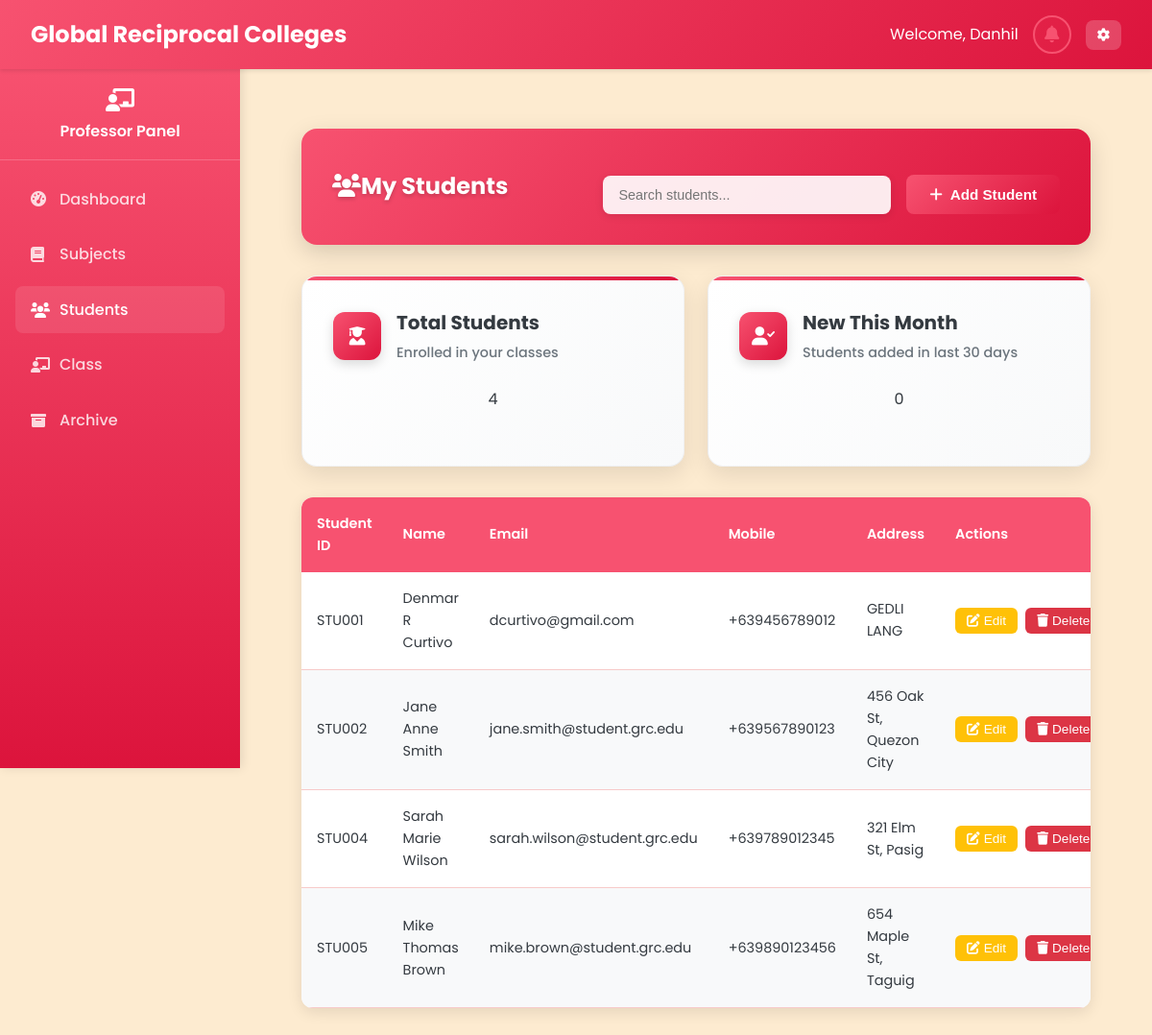
Page /Professor/manage_students.php (signed in) on the committed database.
### tables this page shows
CREATE TABLE `students` (
  `student_id` varchar(20) NOT NULL,
  `first_name` varchar(50) NOT NULL,
  `last_name` varchar(50) NOT NULL,
  `middle_name` varchar(50) DEFAULT NULL,
  `email` varchar(100) NOT NULL,
  `password` varchar(255) NOT NULL,
  `mobile` varchar(15) NOT NULL,
  `address` text NOT NULL,
  `created_at` datetime NOT NULL,
  `updated_at` datetime NOT NULL,
  `section` varchar(10) DEFAULT NULL
);

### Professor/manage_students.php (the view, shortened to what this page needs)
<?php
require_once '../php/db.php';
$professor_id = $_SESSION['user_id'];
$query = "SELECT DISTINCT s.*
          FROM students s
          JOIN student_classes sc ON s.student_id = sc.student_id
          JOIN classes c ON sc.class_id = c.class_id
          WHERE c.professor_id = ?";
$stmt = $pdo->prepare($query);
$stmt->execute([$professor_id]);
$students = $stmt->fetchAll();
?>
<!DOCTYPE html>
<html lang="en">
<head>
    <link rel="stylesheet" href="../css/styles_fixed.css" />
    <link rel="stylesheet" href="https://cdnjs.cloudflare.com/ajax/libs/font-awesome/6.0.0/css/all.min.css" />
</head>
<body>
    <?php include '../includes/navbar_professor.php'; ?>
    <?php include '../includes/sidebar_professor.php'; ?>
    <main class="main-content">
        <div class="dashboard-container">
        <div class="table-header-enhanced">
            <h2 class="table-title-enhanced"><i class="fas fa-users"></i>My Students</h2>
            <div class="table-actions-enhanced">
                <input type="search" id="searchInput" class="search-input-enhanced" placeholder="Search students..." aria-label="Search students" onkeyup="filterStudents()">
                <button class="stat-primary-btn" type="button" onclick="openModal('addStudentModal')" aria-haspopup="dialog">
                    <i class="fas fa-plus"></i> Add Student
                </button>
            </div>
        </div>
        <div class="stats-grid">
            <div class="stat-card-enhanced fade-in">
                <div class="stat-header-enhanced">
                    <div class="stat-icon-enhanced"><i class="fas fa-user-graduate"></i></div>
                    <div class="stat-info-enhanced">
                        <h3 class="stat-title-enhanced">Total Students</h3>
                        <p class="stat-subtitle-enhanced">Enrolled in your classes</p>
                    </div>
                </div>
                <div class="stat-main-metric"><?php echo count($students); ?></div>
            </div>
            <div class="stat-card-enhanced fade-in">
                <div class="stat-header-enhanced">
                    <div class="stat-icon-enhanced"><i class="fas fa-user-check"></i></div>
                    <div class="stat-info-enhanced">
                        <h3 class="stat-title-enhanced">New This Month</h3>
                        <p class="stat-subtitle-enhanced">Students added in last 30 days</p>
                    </div>
                </div>
                <div class="stat-main-metric"><?php echo count(array_filter($students, function($s) { return strtotime($s['created_at']) > strtotime('-30 days'); })); ?></div>
            </div>
        </div>
        <div class="table-container-enhanced">
            <table class="table-enhanced">
                <thead>
                    <tr>
                        <th>Student ID</th>
                        <th>Name</th>
                        <th class="mobile-hidden">Email</th>
                        <th class="mobile-hidden">Mobile</th>
                        <th class="mobile-hidden">Address</th>
                        <th class="mobile-hidden">Actions</th>
                    </tr>
                </thead>
                <tbody>
                    <?php foreach ($students as $student): ?>
                    <tr onclick="viewStudent(<?php echo htmlspecialchars(json_encode($student)); ?>)">
                        <td><?php echo htmlspecialchars($student['student_id']); ?></td>
                        <td><?php echo htmlspecialchars($student['first_name'] . ' ' . ($student['middle_name'] ? $student['middle_name'] . ' ' : '') . $student['last_name']); ?></td>
                        <td class="mobile-hidden"><?php echo htmlspecialchars($student['email']); ?></td>
                        <td class="mobile-hidden"><?php echo htmlspecialchars($student['mobile']); ?></td>
                        <td class="mobile-hidden"><?php echo htmlspecialchars($student['address']); ?></td>
                        <td class="mobile-hidden">
                            <div class="action-buttons">
                                <button class="btn-sm-enhanced btn-warning-enhanced" onclick="event.stopPropagation(); editStudent(<?php echo htmlspecialchars(json_encode($student)); ?>)">
                                    <i class="fas fa-edit"></i> Edit
                                </button>
                                <form action="" method="POST" style="display:inline;">
                                    <button type="submit" class="btn-sm-enhanced btn-danger-enhanced" onclick="event.stopPropagation(); return confirm('Are you sure you want to delete this student?')">
                                        <i class="fas fa-trash"></i> Delete
                                    </button>
                                </form>
                            </div>
                        </td>
                    </tr>
                    <?php endforeach; ?>
                </tbody>
            </table>
        </div>
    </main>
</body>
</html>

### css/styles_fixed.css (style rules this page uses)
:root { --primary: #F75270; --primary-dark: #DC143C; --primary-light: #F7CAC9; --secondary: #F75270; --accent: #F7CAC9; --light: #FDEBD0; --dark: #343a40; --gray: #6c757d; --light-gray: #F7CAC9; --success: #F7CAC9; --warning: #FDEBD0; --danger: #DC143C; --info: #F75270; }
* { margin: 0; padding: 0; box-sizing: border-box; }
body { font-family: 'Poppins', sans-serif; background-color: var(--light); color: var(--dark); line-height: 1.6; }
.main-content { margin-top: 70px; padding: 2rem; min-height: calc(100vh - 70px); background: var(--light); transition: margin-left 0.3s ease; }
.main-content { margin-left: 250px; margin-top: 70px; padding: 2rem; min-height: calc(100vh - 70px); background: var(--light); transition: margin-left 0.3s ease, padding 0.3s ease; }
.dashboard-container { max-width: 1200px; margin: 0 auto; padding: 2rem; }
.stats-grid { display: grid; grid-template-columns: repeat(auto-fill, minmax(350px, 1fr)); gap: 2rem; margin-bottom: 2rem; }
.stat-card-enhanced { background: linear-gradient(135deg, #ffffff 0%, #f8f9fa 100%); border-radius: 16px; padding: 2rem; box-shadow: 0 8px 25px rgba(0, 0, 0, 0.1); border: 1px solid rgba(0, 0, 0, 0.05); transition: all 0.3s ease; position: relative; overflow: hidden; }
.stat-card-enhanced::before { content: ''; position: absolute; top: 0; left: 0; right: 0; height: 4px; background: linear-gradient(90deg, var(--primary) 0%, var(--primary-dark) 100%); }
.stat-header-enhanced { display: flex; align-items: center; gap: 1rem; margin-bottom: 1.5rem; }
.stat-icon-enhanced { width: 50px; height: 50px; background: linear-gradient(135deg, var(--primary) 0%, var(--primary-dark) 100%); border-radius: 12px; display: flex; align-items: center; justify-content: center; color: white; font-size: 1.2rem; box-shadow: 0 4px 12px rgba(0, 0, 0, 0.15); }
.stat-info-enhanced { flex: 1; }
.stat-title-enhanced { font-size: 1.25rem; font-weight: 700; color: var(--dark); margin: 0 0 0.25rem 0; }
.stat-subtitle-enhanced { font-size: 0.9rem; color: var(--gray); font-weight: 500; }
.stat-main-metric { text-align: center; margin-bottom: 1.5rem; }
.stat-primary-btn { background: linear-gradient(135deg, var(--primary) 0%, var(--primary-dark) 100%); color: white; border: none; padding: 0.75rem 1.5rem; border-radius: 8px; cursor: pointer; font-size: 0.95rem; font-weight: 600; display: inline-flex; align-items: center; gap: 0.5rem; transition: transform 0.2s, box-shadow 0.2s; }
.table-header-enhanced { background: linear-gradient(135deg, var(--primary) 0%, var(--primary-dark) 100%); padding: 2rem; border-radius: 16px; margin-bottom: 2rem; box-shadow: 0 8px 25px rgba(0, 0, 0, 0.15); display: flex; justify-content: space-between; align-items: center; }
.table-title-enhanced { color: white; font-size: 1.5rem; font-weight: 700; margin: 0; text-shadow: 0 2px 4px rgba(0, 0, 0, 0.2); }
.table-actions-enhanced { display: flex; gap: 1rem; }

### includes/sidebar_professor.php (style rules this page uses)
.main-content { margin-left: 250px; padding: 2rem; width: calc(100% - 250px); box-sizing: border-box; }

### rows in the picture
students: student_id "STU001", first_name+middle_name+last_name "Denmar R Curtivo", email "dcurtivo@gmail.com", mobile "+639456789012", address "GEDLI LANG"
students: student_id "STU002", first_name+middle_name+last_name "Jane Anne Smith", email "jane.smith@student.grc.edu", mobile "+639567890123", address "456 Oak St, Quezon City"
students: student_id "STU004", first_name+middle_name+last_name "Sarah Marie Wilson", email "sarah.wilson@student.grc.edu", mobile "+639789012345", address "321 Elm St, Pasig"
students: student_id "STU005", first_name+middle_name+last_name "Mike Thomas Brown", email "mike.brown@student.grc.edu", mobile "+639890123456", address "654 Maple St, Taguig"

### other values in the picture
$prof_name "Danhil"
count($students) "4"
